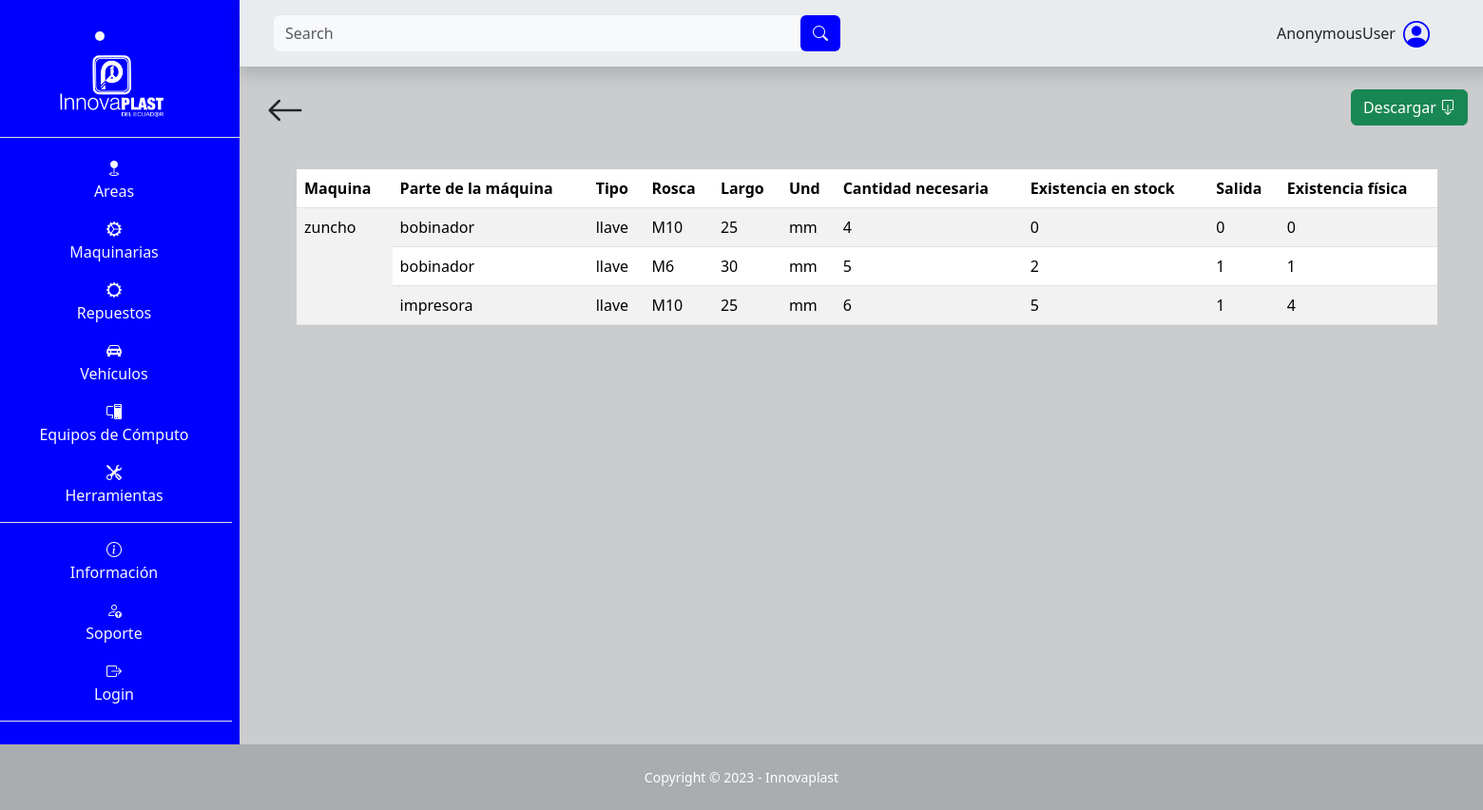
The app's page /repuesto/tabla_repuesto_general/, older data.
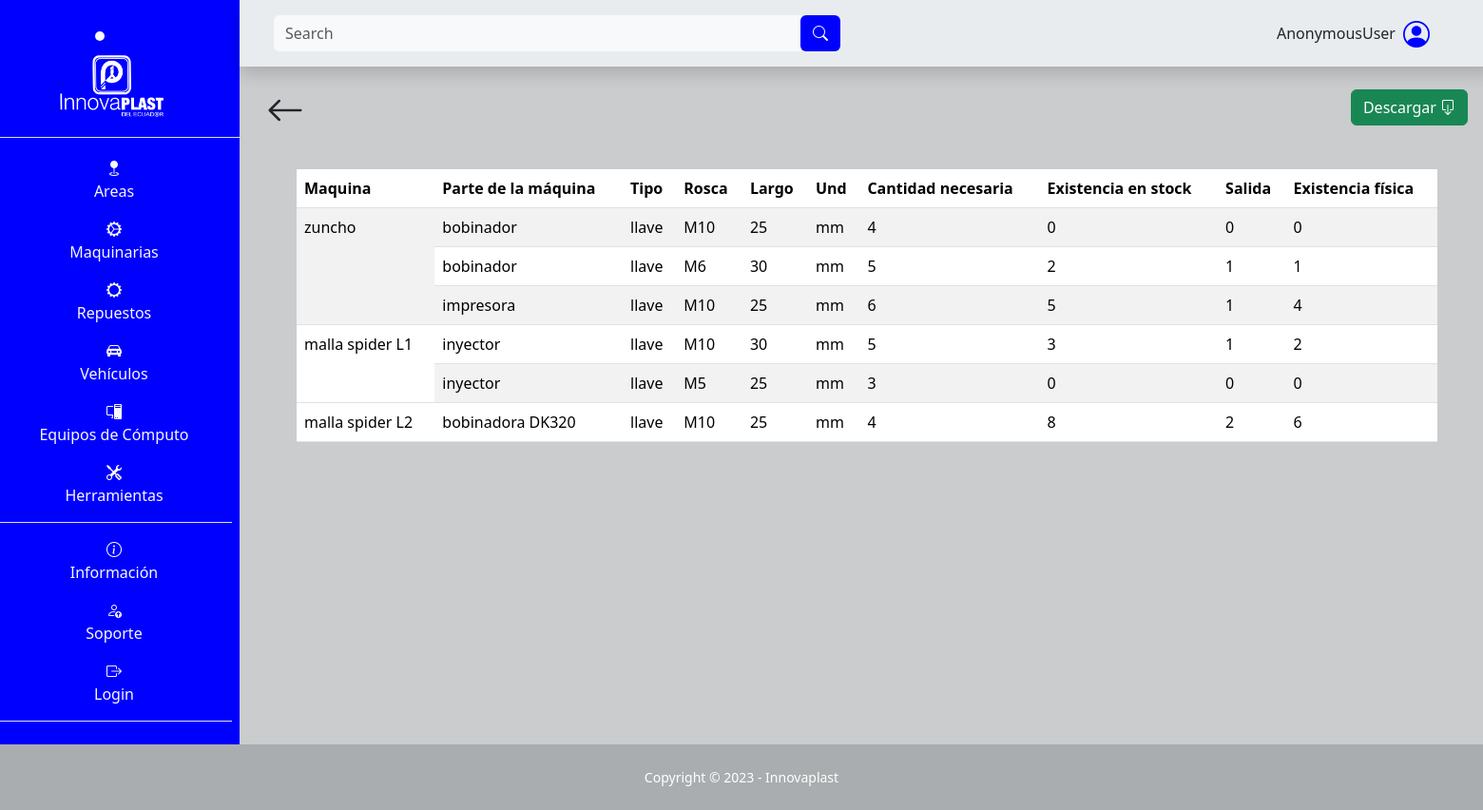
The same page, newer data.
### SGE_repuesto/models.py (models this page shows, shortened)
class Maquina(models.Model):
    nombre = models.CharField(max_length=100, null=False, blank=False)

class Inventario(models.Model):
    parte = models.ForeignKey(Parte, on_delete=models.CASCADE)
    tipo = models.CharField(max_length=50, null=False, blank=False)
    rosca = models.CharField(max_length=50, null=False, blank=False)
    largo = models.CharField(max_length=50, null=False, blank=False)
    und = models.CharField(max_length=50, null=False, blank=False)
    cantidad_necesaria = models.IntegerField(null=False, blank=False)
    existencia_stock = models.IntegerField(null=False, blank=False)
    salida = models.IntegerField(null=False, blank=False)
    def existencia_fisica(self):
        cantidad_existencia_fisica = self.existencia_stock - self.salida
        return cantidad_existencia_fisica

class Parte(models.Model):
    maquina = models.ForeignKey(Maquina, on_delete=models.CASCADE)
    nombre = models.CharField(max_length=50, null=False, blank=False)

### SGE_repuesto/views.py (the view)
# urls.py: path('tabla_repuesto_general/', views.tabla_general, name='tabla_general'),
def tabla_general(request):
    inventarios = Inventario.objects.all()
    context = {
        'inventarios': inventarios,
    }
    return render(request, 'SGE_repuesto/tabla.html', context)

### templates/SGE_repuesto/tabla.html (shortened to what this page needs)
{% extends "layout/base.html" %}
{% block 'search' %}
<form class="d-flex form-inline mr-auto ml-md-3 my-2 my-md-0 ms-3 me-3 mw-100 navbar-search" role="search" action="" method='GET'>
    <div class="input-group">
        <input class="form-control bg-light border-0 small" id="search-input" name="search" type="search" placeholder="Search" aria-label="Search">
        <div class="input-group-append">
            <button class="btn barra text-light" type="submit">
                <i class="bi bi-search"></i>
            </button>
        </div>
    </div>
</form>
{% endblock 'search' %}
{% block 'content' %}
<div class="container">
    <div class="d-flex p-3 justify-content-between">
        <a class="text-decoration-none text-dark flecha-atras" href="{% url "repuesto_maquina" %}">
            <i class="bi bi-arrow-left fs-1"></i>
        </a>
        <div class="pt-2 me-3 me-md-0">
            <button type="button" class="btn btn-success" onclick="location.href='{% url 'descargar_excel_general' %}'">
                Descargar <i class="bi bi-box-arrow-down"></i>
            </button>
        </div>
    </div>
    <div class="mt-3 ps-5 pe-5">
        <table class="table table-striped">
            <thead>
                <tr>
                    <th>Maquina</th>
                    <th>Parte de la máquina</th>
                    <th>Tipo</th>
                    <th>Rosca</th>
                    <th>Largo</th>
                    <th>Und</th>
                    <th>Cantidad necesaria</th>
                    <th>Existencia en stock</th>
                    <th>Salida</th>
                    <th>Existencia física</th>
                </tr>
            </thead>
            <tbody>
                {% regroup inventarios by parte.maquina.nombre as maquina_list %}
                {% for maquina in maquina_list %}
                    <tr>
                        <td rowspan="{{ maquina.list|length }}">{{ maquina.grouper }}</td>
                        {% for inventario in maquina.list %}
                            <td>{{ inventario.parte.nombre }}</td>
                            <td>{{ inventario.tipo }}</td>
                            <td>{{ inventario.rosca }}</td>
                            <td>{{ inventario.largo }}</td>
                            <td>{{ inventario.und }}</td>
                            <td>{{ inventario.cantidad_necesaria }}</td>
                            <td>{{ inventario.existencia_stock }}</td>
                            <td>{{ inventario.salida }}</td>
                            <td>{{ inventario.existencia_fisica }}</td>
                        </tr>
                        {% endfor %}
                {% endfor %}
            </tbody>
        </table>
    </div>
</div>
{% endblock %}

Row changes from the older to the newer data that the page shows:
now on this page (row unchanged): Maquina: grouper "malla spider L1"
added Inventario: parte.nombre "inyector", tipo "llave", rosca "M10", largo "30", und "mm", cantidad_necesaria "5", existencia_stock "3", salida "1", existencia_fisica "2", shown under "malla spider L1"
added Inventario: parte.nombre "inyector", tipo "llave", rosca "M5", largo "25", und "mm", cantidad_necesaria "3", existencia_stock "0", salida "0", existencia_fisica "0", shown under "malla spider L1"
now on this page (row unchanged): Maquina: grouper "malla spider L2"
added Inventario: parte.nombre "bobinadora DK320", tipo "llave", rosca "M10", largo "25", und "mm", cantidad_necesaria "4", existencia_stock "8", salida "2", existencia_fisica "6", shown under "malla spider L2"
